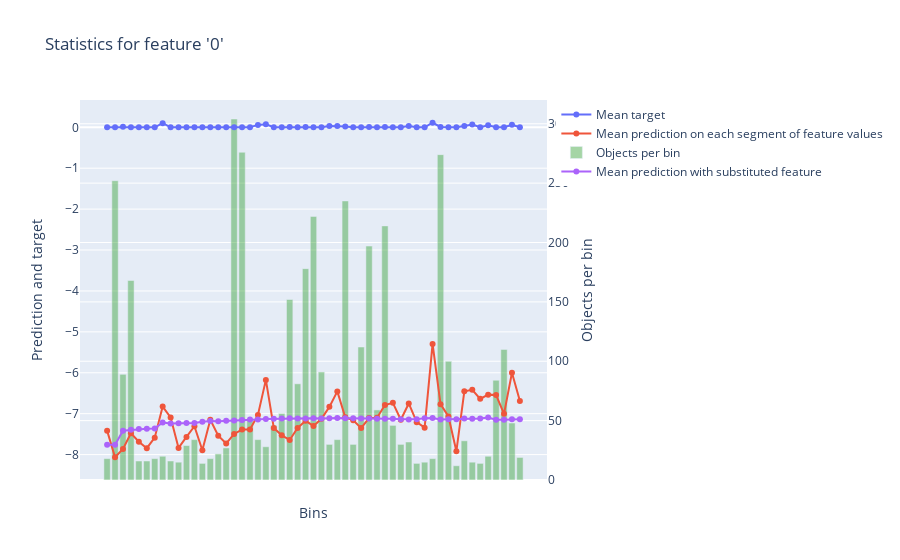
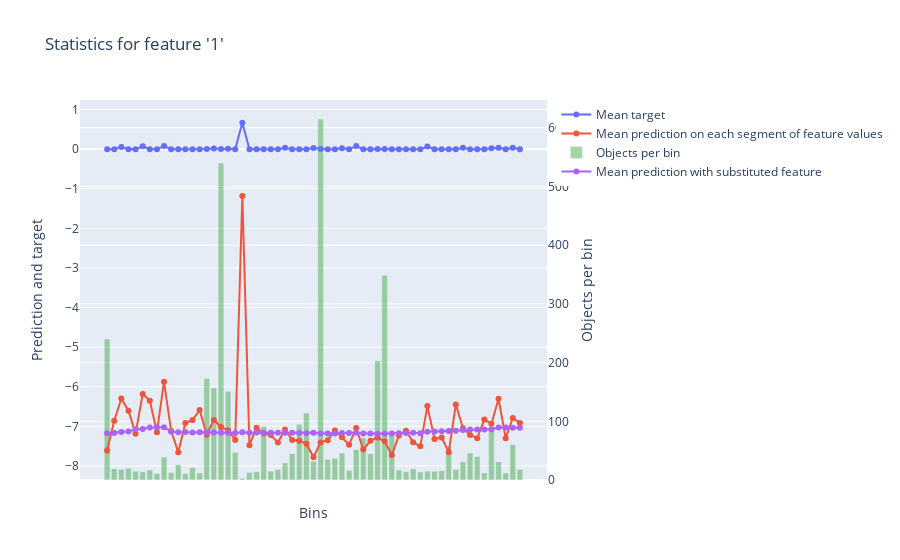
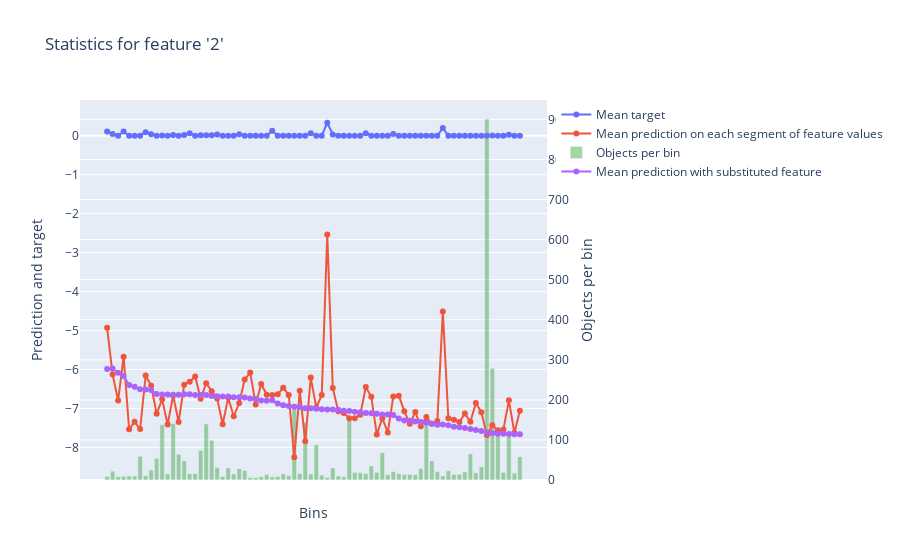
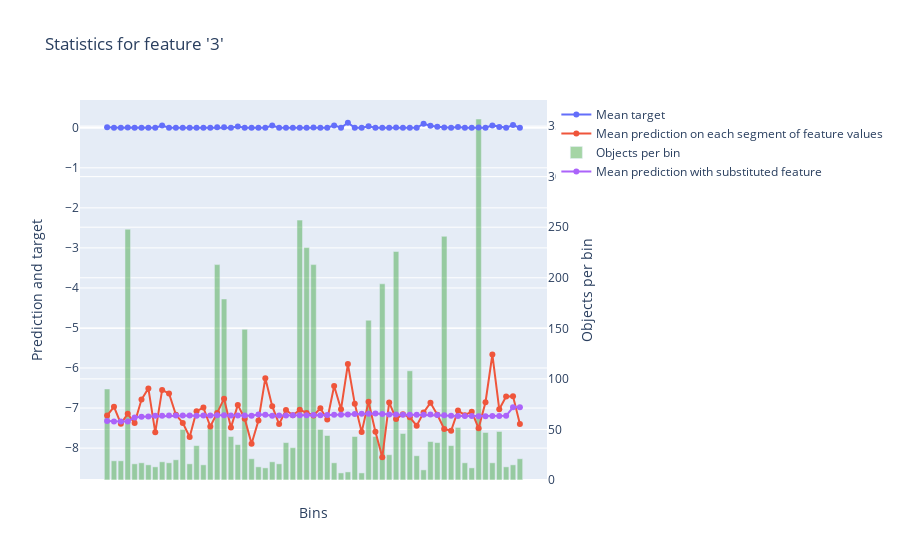

Source (notebook cell) for these figures, in order:
### Code cell
cat_model.calc_feature_statistics(features, target=target)
